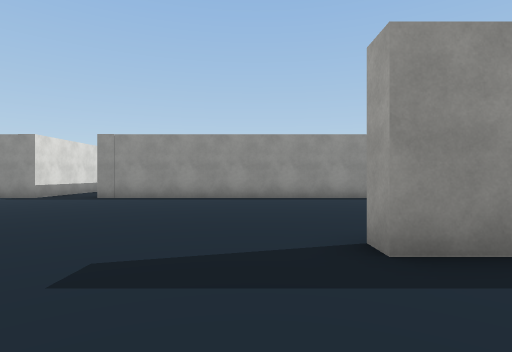
view 1 (above)

19 first-person views from a walk through a scene from a Unity 3-D project. The camera is 1.3 m above the floor, looks level and sees 80° across. The floor is counted in squares, 2 m on a side. Each view is taken from the middle of a square. On the plan, view 1 faces up. The plan holds only what a view shows up to about 10 squares ahead; the rest is blank. The place goes on beyond the plan. The player is left out. Some animated figures are left out. Some surface patterns are stand-ins.

view 2
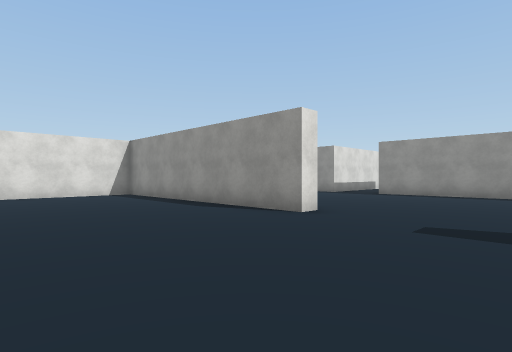

view 3
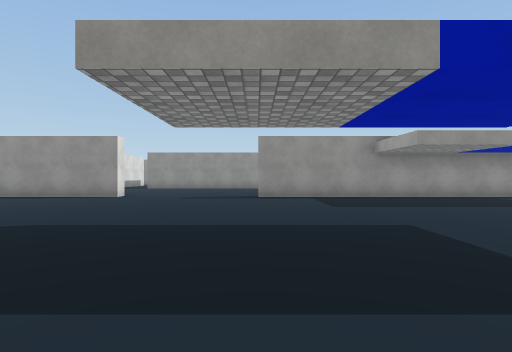

view 4
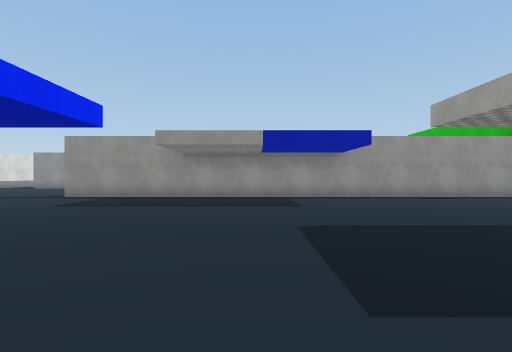

view 5
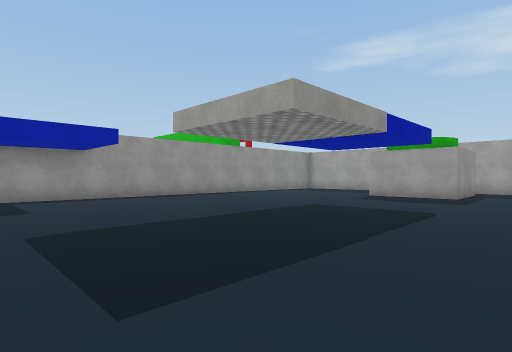

view 6
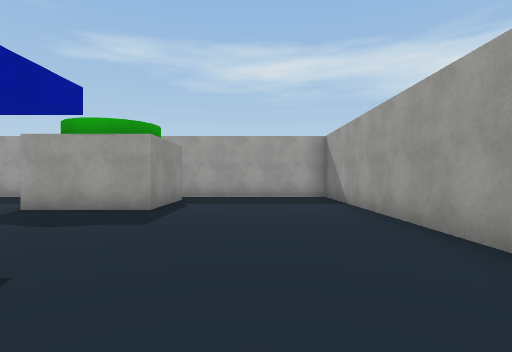

view 7
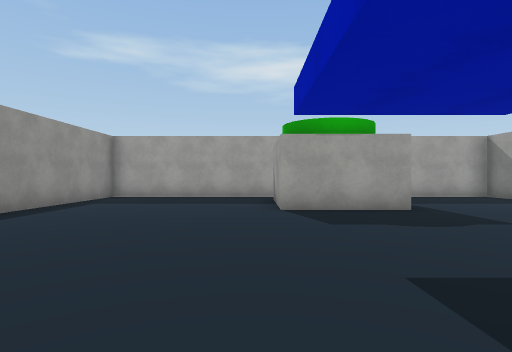

view 8
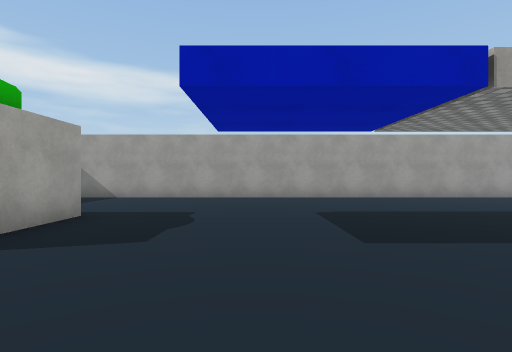

view 9
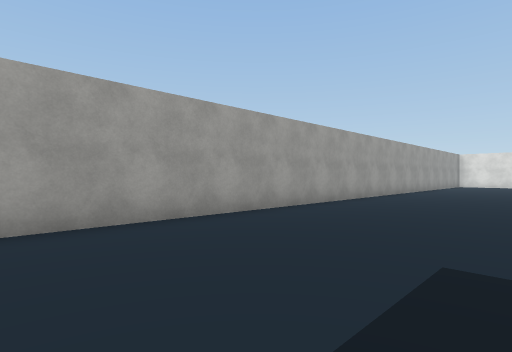

view 10
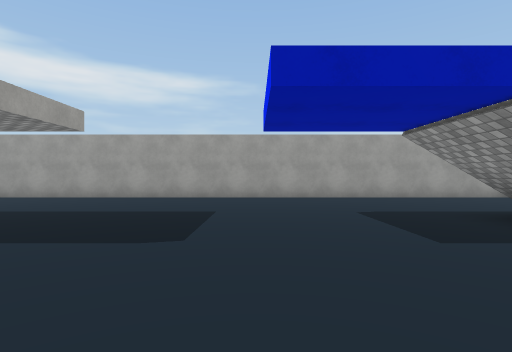

view 11
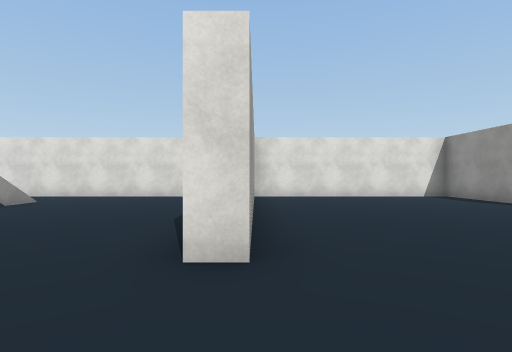

view 12
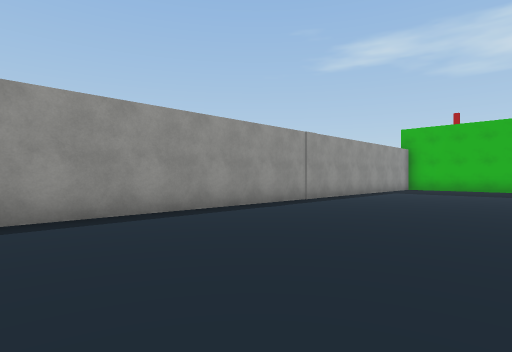

view 13
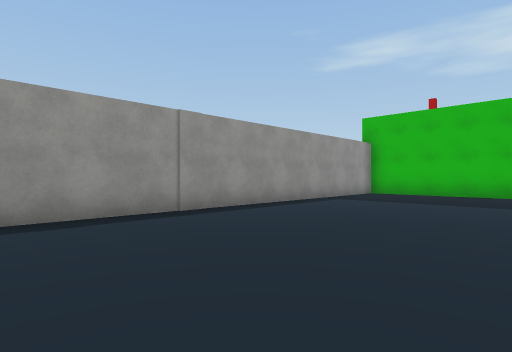

view 14
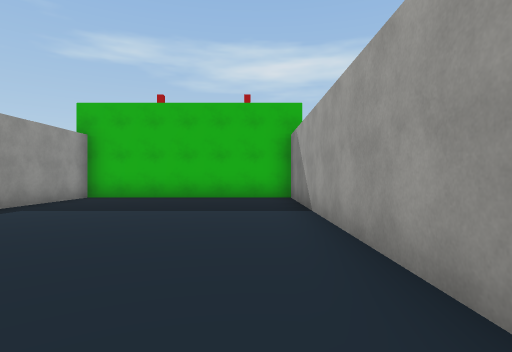

view 15
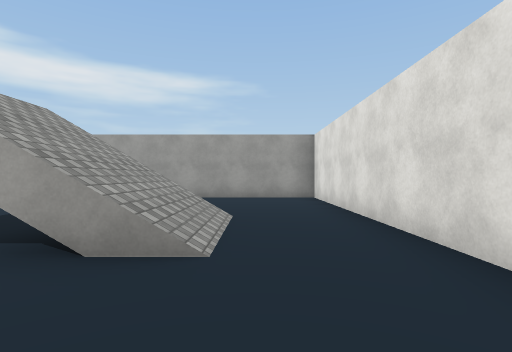

view 16
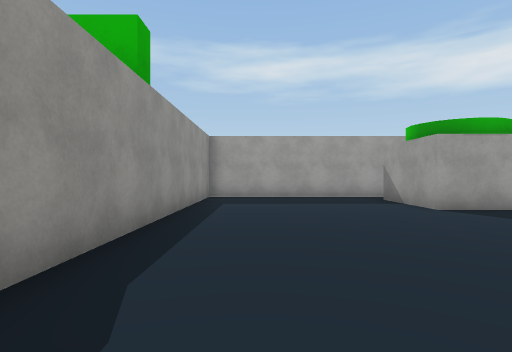

view 17
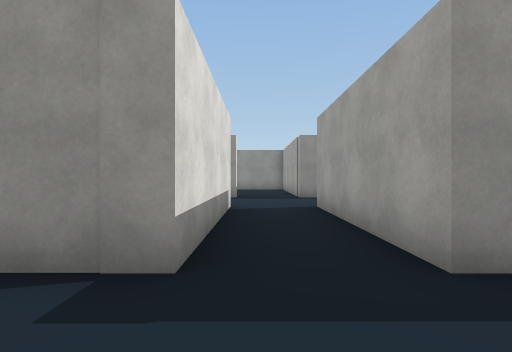

view 18
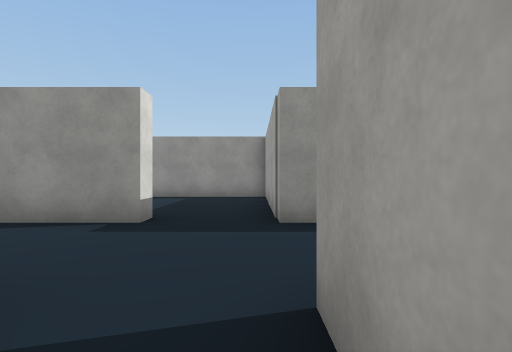

view 19
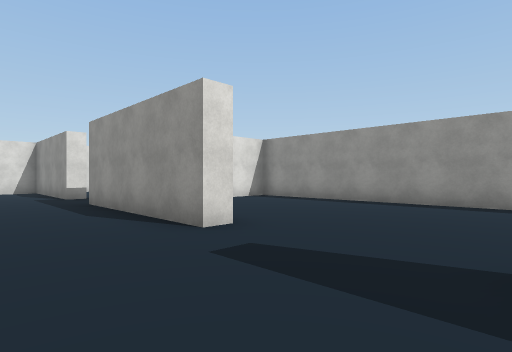

### Floor plan
Points are (right, up) in squares from view 1. A wall is a line through its corners. A room is listed if a view was taken in it or the views show most of it. See-through windows are left out.
Room 1 (views 1, 2, 3, 4, 5, 6, 7, 8, 9, 10, 11, 12, 13, 14, 15, 16, 17)
walls: (7.2, 2.9) (15.2, 2.9) (15.2, 9) (-4.7, 9); (-6.5, 2.9) (-3.3, 2.9) (-3.3, 2.4) (-9.8, 2.4); (-6.5, 9) (-10.8, 9) (-10.8, 2.9); (-10.8, 1.5) (-10.8, -9.1) (20.5, -9.1) (20.5, -4.6); (19.2, -5) (16.9, -5) (16.9, -2.5) (19.4, -2.5); (20.5, -3) (20.5, 2.4) (1.1, 2.4) (1.1, 3)
ways out: opening at (-5.5, 8) to room 2
Room 2 (views 18, 19)
walls: (-0.2, 16.8) (-0.2, 16.2) (-4.7, 16.2) (-4.7, 17.4); (2.4, 21.5) (-3.6, 21.5); (-4.2, 21) (-4.2, 20.1); (-6.5, 13.5) (-6.5, 9); (-6.5, 16.8) (-6.5, 16.2) (-8.9, 16.2); (-4.7, 9) (-4.7, 13.5)
ways out: opening at (-5.5, 8) to room 1; opening at (-5.5, 17)

Positions as (right, up) in squares from view 1, and headings:
1: (0, 0), facing up
2: (0, -2), facing up-left
3: (1, -7), facing up
4: (7, -7), facing up
5: (7, -7), facing up-right
6: (11, -7), facing right
7: (11, -2), facing right
8: (14, 0), facing down
9: (10, -5), facing down-left
10: (-3, 0), facing down
11: (-1, 3), facing left
12: (0, 4), facing up-right
13: (4, 4), facing up-right
14: (6, 4), facing right
15: (-9, 0), facing down
16: (11, 1), facing right
17: (-6, 7), facing up
18: (-5, 12), facing up
19: (3, 14), facing up-left
